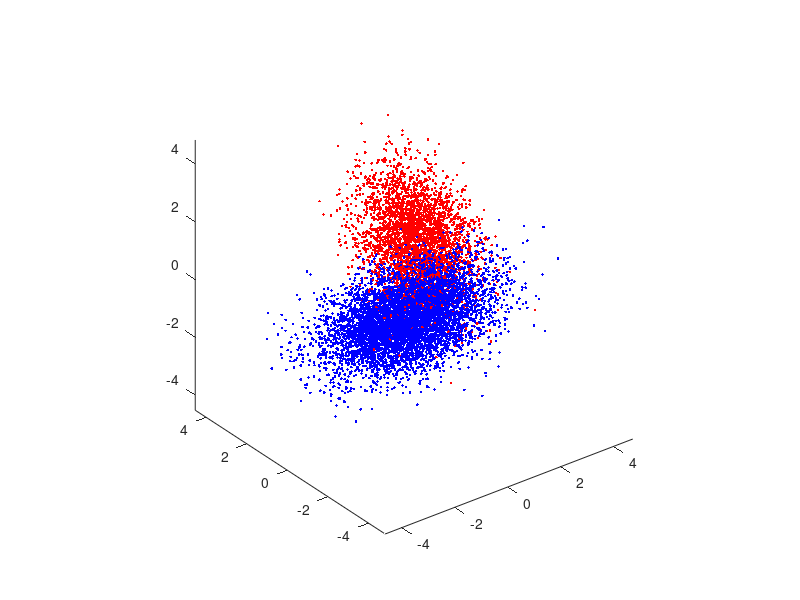
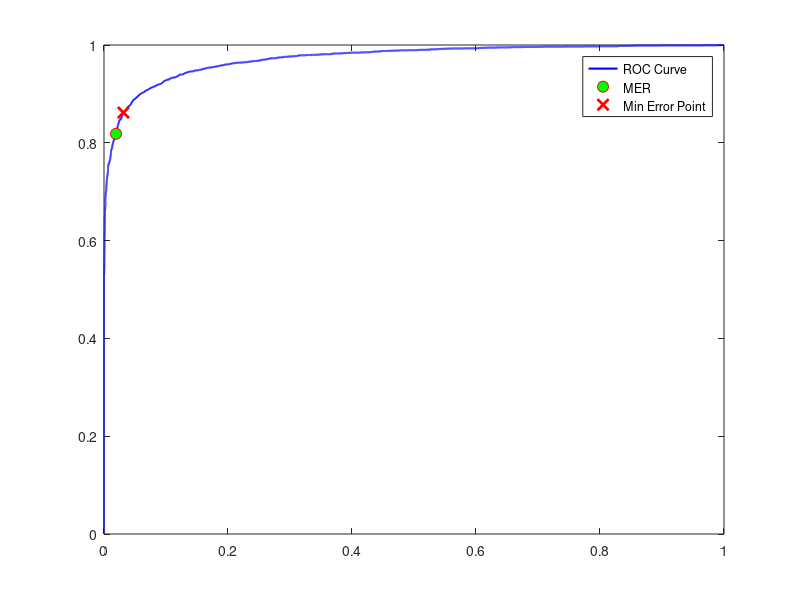

These figures' MATLAB source, in order:
clear all, close all,
N = 10000; p0 = 0.65; p1 = 0.35;
u = rand(1,N)>=p0; N0 = length(find(u==0)); N1 = length(find(u==1));

mu = [-1/2;-1/2;-1/2]; Sigma = [1,-0.5,0.3;-0.5,1,-0.5;0.3,-0.5,1];
r0 = mvnrnd(mu, Sigma, N0);
figure(1), plot3(r0(:,1),r0(:,2),r0(:,3),'b.'); axis equal, hold on,
mu = [1;1;1]; Sigma = [1,0.3,-0.2;0.3,1,0.3;-0.2,0.3,1];
r1 = mvnrnd(mu, Sigma, N1);
figure(1), plot3(r1(:,1),r1(:,2),r1(:,3),'r.'); axis equal, hold on,

%Create data matrix and Label vector
X = zeros(N,3);
L_true = u';%[zeros(N0, 1); ones(N1, 1)];

%Changing Sigmas to Identity matrix for Part B
mu0 =  [-1/2;-1/2;-1/2];
Sigma0_NB = [1,0,0;0,1,0;0,0,1];
mu1 = [1;1;1];
Sigma1_NB = [1,0,0;0,1,0;0,0,1];


%L=0
Class0 = find(L_true == 0);
%L=1
Class1 = find(L_true == 1);

X(Class0, :) = r0;
X(Class1, :) = r1;

%Find mean vector and cov
P0 = mvnpdf(X, mu0', Sigma0_NB); 
P1 = mvnpdf(X, mu1', Sigma1_NB);
Lambda = P1 ./ P0;
%Thresholds
gamma_threshold = unique(sort(Lambda));
%For 0 --> infinity
gamma_threshold = [0; gamma_threshold; Inf];

TP = zeros(length(gamma_threshold), 1); %P(D=1|L=1)
FP = zeros(length(gamma_threshold), 1); %P(D=1|L=0)
%FN = zeros(length(gamma_thresholds), 1); %P(D=0|L=1)

%Iterate and find each true and false positive
for i = 1:length(gamma_threshold)
    gamma = gamma_threshold(i);
    D = (Lambda>gamma);

    True_Pos = sum(D(Class1));
    False_Pos = sum(D(Class0));

    TP(i) = True_Pos/N1;
    FP(i) = False_Pos/N0;
end

%Plot ROC
figure(2);
plot(FP, TP, 'b-', 'LineWidth',1.5); hold on;

%Plot Min Expected Risk
MER_point = p0/p1;
[~, MER] = min(abs(gamma_threshold - MER_point));
plot(FP(MER), TP(MER), 'ro', 'MarkerSize', 8, 'MarkerFaceColor', 'g'); hold on;

%Miss
P_miss = 1 - TP;

%Error Prob for every threshold value
P_error = FP .* p0 + P_miss .* p1;
[Min_error_value, min_error_index] = min(P_error);

Gamma_min_error = gamma_threshold(min_error_index);
TP_min_error = TP(min_error_index);
FP_min_error = FP(min_error_index);


plot(FP_min_error, TP_min_error, 'rx', 'MarkerSize',8, 'LineWidth',2); 
legend('ROC Curve', 'MER', 'Min Error Point');
hold off;

display(Gamma_min_error/(p0/p1));
display(Min_error_value);